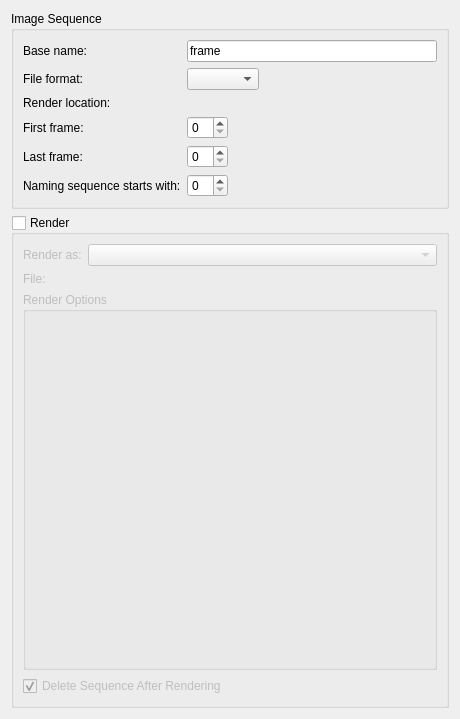
<?xml version="1.0" encoding="UTF-8"?>
<ui version="4.0">
 <class>WdgAnimaterionRenderer</class>
 <widget class="QWidget" name="WdgAnimaterionRenderer">
  <property name="geometry">
   <rect>
    <x>0</x>
    <y>0</y>
    <width>460</width>
    <height>719</height>
   </rect>
  </property>
  <property name="windowTitle">
   <string>AnimationRenderer Image</string>
  </property>
  <layout class="QVBoxLayout" name="verticalLayout">
   <item>
    <widget class="QGroupBox" name="groupBox">
     <property name="title">
      <string>Image Sequence</string>
     </property>
     <layout class="QFormLayout" name="formLayout">
      <property name="fieldGrowthPolicy">
       <enum>QFormLayout::ExpandingFieldsGrow</enum>
      </property>
      <item row="0" column="0">
       <widget class="QLabel" name="label">
        <property name="text">
         <string>Base name:</string>
        </property>
       </widget>
      </item>
      <item row="0" column="1">
       <widget class="QLineEdit" name="txtBasename">
        <property name="text">
         <string>frame</string>
        </property>
       </widget>
      </item>
      <item row="2" column="0">
       <widget class="QLabel" name="label_8">
        <property name="text">
         <string>File format:</string>
        </property>
        <property name="buddy">
         <cstring>label_8</cstring>
        </property>
       </widget>
      </item>
      <item row="2" column="1">
       <widget class="QComboBox" name="cmbMimetype">
        <property name="sizePolicy">
         <sizepolicy hsizetype="Preferred" vsizetype="Fixed">
          <horstretch>2</horstretch>
          <verstretch>0</verstretch>
         </sizepolicy>
        </property>
        <property name="toolTip">
         <string>Select the file format for the image sequence. If you want to render to video or animated gif, you can only select PNG</string>
        </property>
       </widget>
      </item>
      <item row="4" column="0">
       <widget class="QLabel" name="label_2">
        <property name="text">
         <string>Render location:</string>
        </property>
       </widget>
      </item>
      <item row="4" column="1">
       <widget class="KisFileNameRequester" name="dirRequester" native="true">
        <property name="sizePolicy">
         <sizepolicy hsizetype="Preferred" vsizetype="Preferred">
          <horstretch>1</horstretch>
          <verstretch>0</verstretch>
         </sizepolicy>
        </property>
       </widget>
      </item>
      <item row="6" column="0">
       <widget class="QLabel" name="label_3">
        <property name="text">
         <string>First frame:</string>
        </property>
       </widget>
      </item>
      <item row="6" column="1">
       <widget class="QSpinBox" name="intStart">
        <property name="sizePolicy">
         <sizepolicy hsizetype="Minimum" vsizetype="Fixed">
          <horstretch>1</horstretch>
          <verstretch>0</verstretch>
         </sizepolicy>
        </property>
       </widget>
      </item>
      <item row="8" column="0">
       <widget class="QLabel" name="label_4">
        <property name="text">
         <string>Last frame:</string>
        </property>
       </widget>
      </item>
      <item row="8" column="1">
       <widget class="QSpinBox" name="intEnd">
        <property name="sizePolicy">
         <sizepolicy hsizetype="Minimum" vsizetype="Fixed">
          <horstretch>1</horstretch>
          <verstretch>0</verstretch>
         </sizepolicy>
        </property>
       </widget>
      </item>
      <item row="10" column="0">
       <widget class="QLabel" name="label_5">
        <property name="text">
         <string>Naming sequence starts with:</string>
        </property>
       </widget>
      </item>
      <item row="10" column="1">
       <widget class="QSpinBox" name="sequenceStart">
        <property name="sizePolicy">
         <sizepolicy hsizetype="Minimum" vsizetype="Fixed">
          <horstretch>1</horstretch>
          <verstretch>0</verstretch>
         </sizepolicy>
        </property>
       </widget>
      </item>
     </layout>
    </widget>
   </item>
   <item>
    <widget class="QGroupBox" name="grpRender">
     <property name="sizePolicy">
      <sizepolicy hsizetype="Preferred" vsizetype="Preferred">
       <horstretch>0</horstretch>
       <verstretch>1</verstretch>
      </sizepolicy>
     </property>
     <property name="title">
      <string>Render</string>
     </property>
     <property name="checkable">
      <bool>true</bool>
     </property>
     <property name="checked">
      <bool>false</bool>
     </property>
     <layout class="QGridLayout" name="gridLayout_2">
      <item row="0" column="0">
       <layout class="QFormLayout" name="formLayout_2">
        <item row="1" column="0">
         <widget class="QLabel" name="label_6">
          <property name="text">
           <string>Render as:</string>
          </property>
         </widget>
        </item>
        <item row="1" column="1">
         <widget class="QComboBox" name="cmbRenderType"/>
        </item>
        <item row="2" column="0">
         <widget class="QLabel" name="label_7">
          <property name="text">
           <string>File:</string>
          </property>
         </widget>
        </item>
        <item row="2" column="1">
         <widget class="KisFileNameRequester" name="videoFilename" native="true">
          <property name="sizePolicy">
           <sizepolicy hsizetype="Preferred" vsizetype="Preferred">
            <horstretch>1</horstretch>
            <verstretch>0</verstretch>
           </sizepolicy>
          </property>
         </widget>
        </item>
        <item row="3" column="0" colspan="2">
         <widget class="QGroupBox" name="grpRenderOptions">
          <property name="sizePolicy">
           <sizepolicy hsizetype="Preferred" vsizetype="Preferred">
            <horstretch>0</horstretch>
            <verstretch>1</verstretch>
           </sizepolicy>
          </property>
          <property name="title">
           <string>Render Options</string>
          </property>
         </widget>
        </item>
        <item row="4" column="0" colspan="2">
         <widget class="QCheckBox" name="chkDeleteSequence">
          <property name="text">
           <string>Delete Sequence After Rendering</string>
          </property>
          <property name="checked">
           <bool>true</bool>
          </property>
         </widget>
        </item>
       </layout>
      </item>
     </layout>
    </widget>
   </item>
  </layout>
 </widget>
 <customwidgets>
  <customwidget>
   <class>KisFileNameRequester</class>
   <extends>QWidget</extends>
   <header>kis_file_name_requester.h</header>
   <container>1</container>
  </customwidget>
 </customwidgets>
 <tabstops>
  <tabstop>txtBasename</tabstop>
  <tabstop>cmbMimetype</tabstop>
  <tabstop>intStart</tabstop>
  <tabstop>intEnd</tabstop>
  <tabstop>sequenceStart</tabstop>
  <tabstop>grpRender</tabstop>
  <tabstop>cmbRenderType</tabstop>
  <tabstop>chkDeleteSequence</tabstop>
 </tabstops>
 <resources/>
 <connections/>
</ui>
